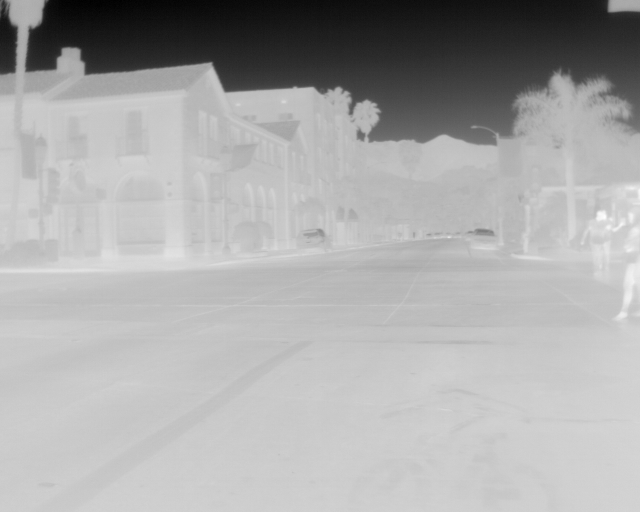
#> input picture val/FLIR_08863.tiff, 640 x 512 px, given as the content of the folder train, which was not available
$ python basePaper.py
#> lines starting #> are read from the running program, lines starting #| are printed output that depends on the picture; long printed decimals are rounded; pictures that were not available may be replaced by others from this repository, and a replacement may not be noted

import os
import struct
from collections import Counter
import numpy as np
from PIL import Image


PIXEL_RANGE_MIN = -150
PIXEL_RANGE_MAX = 151
OUT_OF_BOUNDS_SYMBOL = 'OOB'

class CanonicalHuffmanCompressor:

    def __init__(self):

        self.code_table = {}
        self.decoding_tree = {}

    # ======================================================================
    # PHASE 1: OFFLINE CODE TABLE GENERATION
    # ======================================================================

    def train(self, train_dir):

        print("--- Phase 1: Generating General Code Table ---")

        master_freq_counter = Counter()
        image_files = [f for f in os.listdir(train_dir) if f.lower().endswith((".tiff", ".tif", ".pgm"))]

        if not image_files:
            raise FileNotFoundError(f"No training images found in directory: {train_dir}")

        for filename in image_files:
            filepath = os.path.join(train_dir, filename)
            image_array = self._read_image(filepath)
            if image_array is not None:
                _, diff_data = self._perform_differencing(image_array)
                if diff_data is not None:
                    in_range_pixels = [p for p in diff_data if PIXEL_RANGE_MIN <= p <= PIXEL_RANGE_MAX]
                    master_freq_counter.update(in_range_pixels)

        print(f"Analyzed {len(image_files)} training images.")

        master_freq_counter[OUT_OF_BOUNDS_SYMBOL] = 1

        N_model = [[symbol, freq, 0] for symbol, freq in master_freq_counter.items()]

        # Algorithm 1: Build the Huffman tree structure H
        H_tree = self._canonical_huffman_tree_creation(N_model)

        # Algorithm 2: Calculate code lengths and update N_model
        N_model = self._calculate_code_lengths(N_model, H_tree)

        # Algorithm 3: Count codes of each length to create the C array
        C_array = self._calculate_C_array(N_model)

        # Sort N_model for deterministic code assignment (by length, then symbol)
        N_sorted = sorted(N_model, key=lambda x: (x[2], x[0] if isinstance(x[0], int) else float('inf')))

        # Generate the final code table from the C array and sorted symbols
        self.code_table = self._generate_codes_from_C(C_array, N_sorted)

        # Build a decoding tree (Trie) for fast decompression
        self.decoding_tree = self._build_decoding_tree()

        print(f"Generated code table with {len(self.code_table)} entries.")

    def _canonical_huffman_tree_creation(self, N_model):

        n = len(N_model)
        H = np.zeros((2 * n - 1, 2), dtype=np.int64)

        for i in range(n):
            H[i, 0] = N_model[i][1]

        next_node_idx = n
        for _ in range(n - 1):
            min1_val, min2_val = float('inf'), float('inf')
            min1_idx, min2_idx = -1, -1

            for i in range(next_node_idx):
                if H[i, 1] == 0:
                    if H[i, 0] < min1_val:
                        min2_val, min2_idx = min1_val, min1_idx
                        min1_val, min1_idx = H[i, 0], i
                    elif H[i, 0] < min2_val:
                        min2_val, min2_idx = H[i, 0], i

            H[next_node_idx, 0] = H[min1_idx, 0] + H[min2_idx, 0]
            H[min1_idx, 1] = next_node_idx
            H[min2_idx, 1] = next_node_idx
            next_node_idx += 1
        return H

    def _calculate_code_lengths(self, N_model, H_tree):

        n = len(N_model)
        for i in range(n):
            code_length = 0
            parent_idx = int(H_tree[i, 1])
            while parent_idx != 0:
                code_length += 1
                parent_idx = int(H_tree[parent_idx, 1])
            N_model[i][2] = code_length
        return N_model

    def _calculate_C_array(self, N_model):

        max_len = max(item[2] for item in N_model) if N_model else 0
        C = np.zeros(max_len + 1, dtype=np.int32)
        for _, _, length in N_model:
            if length > 0:
                C[length] += 1
        return C

    def _generate_codes_from_C(self, C_array, N_sorted):

        codes = {}
        code_val = 0
        n_idx = 0

        for length in range(1, len(C_array)):
            for _ in range(C_array[length]):
                symbol = N_sorted[n_idx][0]
                code_str = format(code_val, f'0{length}b')
                codes[symbol] = code_str
                code_val += 1
                n_idx += 1
            code_val <<= 1
        return codes

    def _build_decoding_tree(self):
        tree = {}
        for symbol, code_str in self.code_table.items():
            node = tree
            for bit in code_str:
                if bit not in node:
                    node[bit] = {}
                node = node[bit]
            node['value'] = symbol
        return tree

    # ======================================================================
    # PHASE 2: REAL-TIME COMPRESSION (Algorithm 4)
    # ======================================================================

    def compress(self, in_path, out_path):

        if not self.code_table:
            raise RuntimeError("Compressor has not been trained. Call train() first.")

        original_array = self._read_image(in_path)
        if original_array is None: return

        height, width = original_array.shape
        first_column, diff_data = self._perform_differencing(original_array)

        out_of_bounds_pixels = []
        bits_list = []
        oob_code = self.code_table[OUT_OF_BOUNDS_SYMBOL]

        for pixel_diff in diff_data:
            if PIXEL_RANGE_MIN <= pixel_diff <= PIXEL_RANGE_MAX:
                bits_list.append(self.code_table[pixel_diff])
            else:
                bits_list.append(oob_code)
                out_of_bounds_pixels.append(pixel_diff)

        bit_string = "".join(bits_list)

        padding_needed = (8 - len(bit_string) % 8) % 8
        bit_string_padded = bit_string + '0' * padding_needed
        byte_array = bytearray(int(bit_string_padded[i:i+8], 2) for i in range(0, len(bit_string_padded), 8))

        with open(out_path, 'wb') as f:
            f.write(struct.pack('<IIQ', height, width, len(bit_string)))
            first_column_bytes = first_column.astype(np.int32).tobytes()
            f.write(struct.pack('<I', len(first_column_bytes)))
            f.write(first_column_bytes)
            f.write(struct.pack('<I', len(out_of_bounds_pixels)))
            if out_of_bounds_pixels:
                f.write(np.array(out_of_bounds_pixels, dtype=np.int32).tobytes())
            f.write(byte_array)

    # ======================================================================
    # PHASE 3: REAL-TIME DECOMPRESSION
    # ======================================================================

    def decompress(self, in_path):

        if not self.decoding_tree:
            raise RuntimeError("Compressor has not been trained. Call train() first.")

        with open(in_path, 'rb') as f:
            height, width, original_bit_count = struct.unpack('<IIQ', f.read(16))
            first_col_len = struct.unpack('<I', f.read(4))[0]
            first_column = np.frombuffer(f.read(first_col_len), dtype=np.int32)
            oob_count = struct.unpack('<I', f.read(4))[0]
            oob_pixels = np.frombuffer(f.read(oob_count * 4), dtype=np.int32).tolist() if oob_count > 0 else []
            byte_array = f.read()

        bit_string = "".join(f"{byte:08b}" for byte in byte_array)[:original_bit_count]

        diff_data = []
        oob_idx = 0
        node = self.decoding_tree
        for bit in bit_string:
            node = node[bit]
            if 'value' in node:
                value = node['value']
                if value == OUT_OF_BOUNDS_SYMBOL:
                    diff_data.append(oob_pixels[oob_idx])
                    oob_idx += 1
                else:
                    diff_data.append(value)
                node = self.decoding_tree

        reconstructed_image = np.zeros((height, width), dtype=np.int32)
        reconstructed_image[:, 0] = first_column
        diff_data_reshaped = np.array(diff_data, dtype=np.int32).reshape(height, width - 1)

        for j in range(1, width):
            reconstructed_image[:, j] = reconstructed_image[:, j - 1] + diff_data_reshaped[:, j - 1]

        np.clip(reconstructed_image, 0, 65535, out=reconstructed_image)
        return reconstructed_image.astype(np.uint16)


    @staticmethod
    def _read_image(path):
        """Reads a TIFF or PGM image and returns it as a NumPy array."""
        try:
            img = Image.open(path)
            if img.mode == 'I;16B':
                return np.array(img, dtype=np.uint16).byteswap()
            return np.array(img, dtype=np.uint16)
        except Exception as e:
            print(f"Warning: Could not read image {os.path.basename(path)}. Error: {e}")
            return None

    @staticmethod
    def _perform_differencing(image_array):
        """
        Implements inter-column differencing as per Formula (3): D(i,j) = p(i,j) - p(i,j-1).
        """
        height, width = image_array.shape
        image_array_int = image_array.astype(np.int32)
        first_column = image_array_int[:, 0].copy()
        diff_image = image_array_int[:, 1:] - image_array_int[:, :-1]
        return first_column, diff_image.flatten()

# ======================================================================
# UTILITY FUNCTIONS AND MAIN EXECUTION
# ======================================================================

def calculate_mse(original, reconstructed):
    """Calculates the Mean Squared Error (MSE) as per Formula."""
    if original.shape != reconstructed.shape:
        print(f"Shape mismatch: {original.shape} vs {reconstructed.shape}")
        return -1.0
    return np.mean((original.astype(np.float64) - reconstructed.astype(np.float64)) ** 2)

def save_image(image_array, output_path):
    """Saves a NumPy array as a TIFF image."""
    Image.fromarray(image_array).save(output_path)

def main():
    """Main execution block to run the compression pipeline."""
    train_dir = "train"
    val_dir = "val"
    output_dir = "compressed"
    recon_dir = "reconstructed"

    os.makedirs(output_dir, exist_ok=True)
    os.makedirs(recon_dir, exist_ok=True)

    compressor = CanonicalHuffmanCompressor()
    try:
        compressor.train(train_dir)
#> in _read_image, img is the input picture: PIL image 640x512 I;16; min 5999, max 7422, mean 6944.9
#> in _perform_differencing, `first_column = image_array_int[:, 0].copy()`: first_column = 512 values, max 7228 at index 271, min 6111 at index 26, mean 6990.1
#> in _perform_differencing, `diff_image = image_array_int[:, 1:] - image_array_int[:, :-1]`:
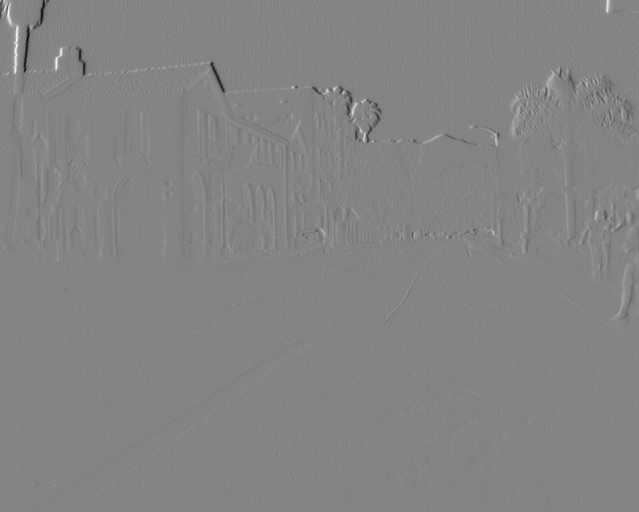
#> diff_image: shape (512, 639) int32; min -316, max 294, mean 0; drawn with min black and max white
#> in train, `in_range_pixels = [p for p in diff_data if PIXEL_RANGE_MIN <= p <= PIX..`: in_range_pixels = 326641 items
#> in train, `N_model = [[symbol, freq, 0] for symbol, freq in master_freq_counter.i..`: N_model = 299 items, first 6: [89, 8, 0], [-28, 238, 0], [-113, 12, 0], [79, 11, 0], [48, 39, 0], [118, 3, 0]
#> in _canonical_huffman_tree_creation, `n = len(N_model)`: n = 299
#> after the loop in _canonical_huffman_tree_creation, `for i in range(n):`: H = 597 pairs, first value 0 to 22034, second value 0 to 0
#> in _canonical_huffman_tree_creation, `next_node_idx = n`: next_node_idx = 299
#> after the loop in _canonical_huffman_tree_creation, `for _ in range(n - 1):`: H = 597 pairs, first value 1 to 326642, second value 0 to 596; next_node_idx = 597
#> in train, `H_tree = self._canonical_huffman_tree_creation(N_model)`: H_tree has the same summary as H in _canonical_huffman_tree_creation
#> in _calculate_code_lengths, `n = len(N_model)`: n = 299
#> the loop in _calculate_code_lengths, `for i in range(n):` made 299 passes
#> after the loop in _calculate_code_lengths, `for i in range(n):`: N_model = 299 items, first 6: [89, 8, 15], [-28, 238, 10], [-113, 12, 15], [79, 11, 15], [48, 39, 13], [118, 3, 17]
#> in _calculate_C_array, `max_len = max(item[2] for item in N_model) if N_model else 0`: max_len = 18
#> the loop in _calculate_C_array, `for _, _, length in N_model:` made 299 passes
#> length on passes 1 to 3: 15, 10, 15
#> after the loop in _calculate_C_array, `for _, _, length in N_model:`: C = 19 values, max 62 at index 15, min 0 at index 0, mean 15.74
#> in train, `C_array = self._calculate_C_array(N_model)`: C_array has the same summary as C in _calculate_C_array
#> in train, `N_sorted = sorted(N_model, key=lambda x: (x[2], x[0] if isinstance(x[0..`: N_sorted = 299 items, first 6: [0, 22034, 4], [-2, 18006, 4], [2, 18013, 4], [3, 18450, 4], [4, 14887, 4], [1, 18074, 4]
#> the loop in _generate_codes_from_C, `for length in range(1, len(C_array)):` made 18 passes
#> code_val on passes 1 to 12: 0, 0, 0, 16, 50, 112, 236, 488, 994, 2008, 4044, 8120
#> after the loop in _generate_codes_from_C, `for length in range(1, len(C_array)):`: code_val = 524288; codes = 299 items; n_idx = 299
#> in train, `self.code_table = self._generate_codes_from_C(C_array, N_sorted)`: self.code_table = 299 items
#> the loop in _build_decoding_tree, `for symbol, code_str in self.code_table.items():` made 299 passes
#> (symbol, code_str) on passes 1 to 3: (0, '0000'), (-2, '0001'), (2, '0010')
#| Generated code table with 299 entries.
    except Exception as e:
        print(f"Fatal Error during training: {e}")
        return

    print(f"\n--- Phase 2 & 3: Validating on '{val_dir}' folder ---")
    val_files = [f for f in os.listdir(val_dir) if f.lower().endswith((".tiff", ".tif", ".pgm"))]
    if not val_files:
        print("No validation images found. Exiting.")
        return

    for filename in sorted(val_files):
        in_path = os.path.join(val_dir, filename)
        out_filename = os.path.splitext(filename)[0] + ".compressed"
        out_path = os.path.join(output_dir, out_filename)
        recon_path = os.path.join(recon_dir, filename)

        print(f"\nProcessing: {filename}")

        original_array = CanonicalHuffmanCompressor._read_image(in_path)
        if original_array is None: continue

        compressor.compress(in_path, out_path)
#> in compress, `oob_code = self.code_table[OUT_OF_BOUNDS_SYMBOL]`: oob_code = '11111111111111011'
#> the loop in compress, `for pixel_diff in diff_data:` made 327168 passes
#> pixel_diff on passes 1 to 3: 89, -28, -113
#> after the loop in compress, `for pixel_diff in diff_data:`: bits_list = 327168 items; out_of_bounds_pixels = 527 values, max 294 at index 57, min -316 at index 277, mean -32.92
#> in compress, `padding_needed = (8 - len(bit_string) % 8) % 8`: padding_needed = 6
        reconstructed_array = compressor.decompress(out_path)
        save_image(reconstructed_array, recon_path)

        original_size = os.path.getsize(in_path)
        compressed_size = os.path.getsize(out_path)
        mse = calculate_mse(original_array, reconstructed_array)
#> mse = 0
        ratio = original_size / compressed_size if compressed_size > 0 else 0

        print(f"  Original Size:      {original_size:,} bytes")
        print(f"  Compressed Size:    {compressed_size:,} bytes")
        print(f"  Compression Ratio:  {ratio:.2f}:1")
        print(f"  MSE: {mse:.6f} {'✓ LOSSLESS' if mse == 0.0 else '✗ LOSSY'}")
#|   MSE: 0 ✓ LOSSLESS
#> pass 2 of the loop in main, `for filename in sorted(val_files):`:
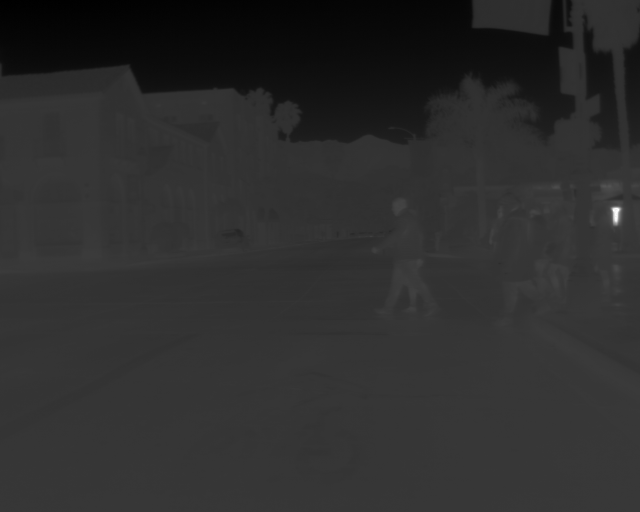
#> input picture val/FLIR_08864.tiff, 640 x 512 px
#> in _read_image, img is the input picture: PIL image 640x512 I;16; min 5983, max 11429, mean 6962.1
#> in _perform_differencing (call 3), `first_column = image_array_int[:, 0].copy()`: first_column = 512 values, max 7251 at index 272, min 5987 at index 1, mean 6978.8
#> in _perform_differencing (call 3), `diff_image = image_array_int[:, 1:] - image_array_int[:, :-1]`:
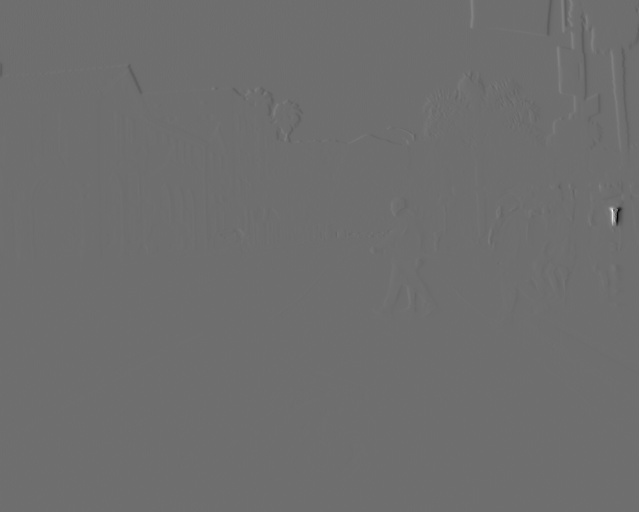
#> diff_image: shape (512, 639) int32; min -1466, max 1911, mean 0; drawn with min black and max white
#> the loop in compress, `for pixel_diff in diff_data:` made 6318 passes
#> pixel_diff on passes 1 to 3: -28, 18, -4
#> after the loop in compress, `for pixel_diff in diff_data:`: bits_list = 6317 items, first 6: '1111100010', '11110011', '10001', '11110001', '1110000', '10101'; out_of_bounds_pixels = 81 values, max 252 at index 43, min -241 at index 19, mean 61.2

if __name__ == "__main__":
#> (the run stopped early here; a loop or call above may not have finished)
